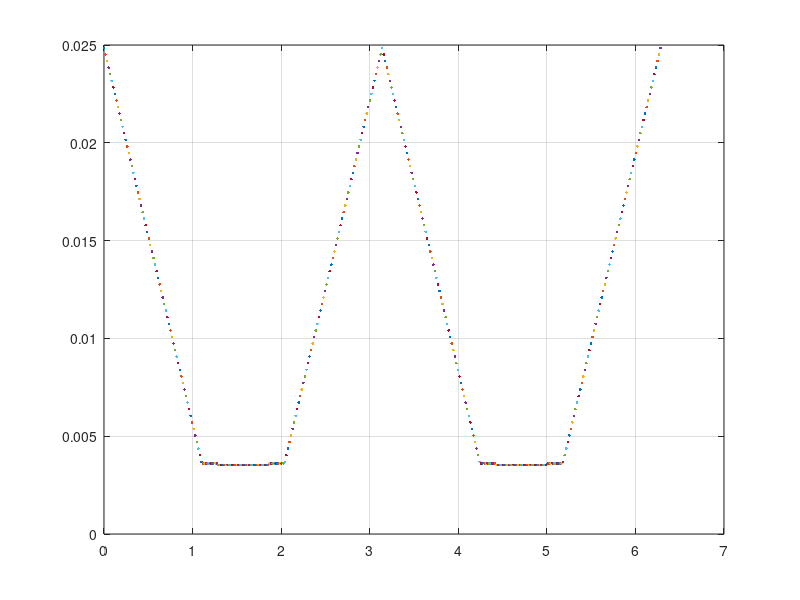
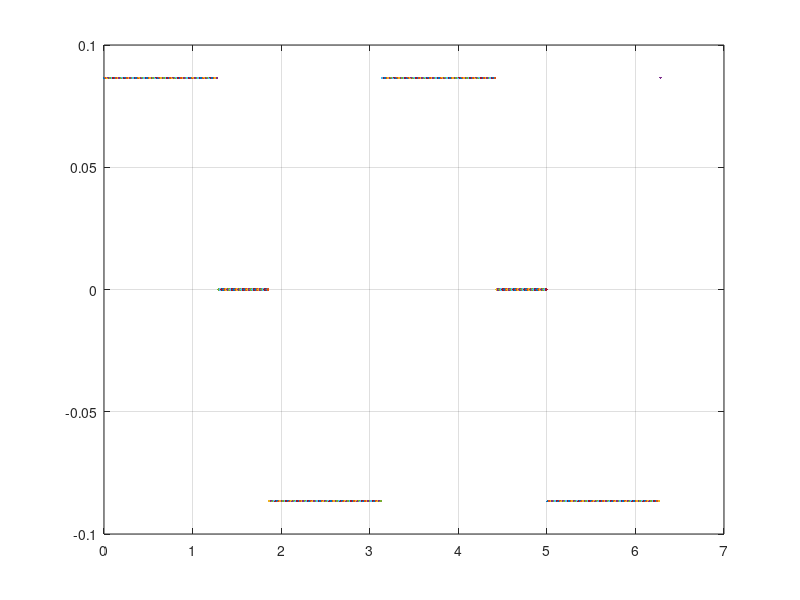

The MATLAB script that drew these images, in order:
close all
clear all
clc

u=4*pi*10^-7
N=250
i=3
h=20*10^-3

for xteta=0:1:360
    teta = mod(xteta,180)
if teta < 74
    r=12*10^-3
    g=0.5*10^-3
    angle = ((74 - teta)*2*pi)/360
    R=(2*g)/(u*h*(r+0.5*g)*angle)
    L=N^2/R   %(N^2*u*h*(r+0.5*g)*angle)/(2*g)  
    T=(u*N^2*i^2*h*(r+0.5*g))/(4*g)
    if L<((N^2*u*h*(11.5*10^-3))/(2*2.5*10^-3))  %Limiting
        L=((N^2*u*h*(11.5*10^-3))/(2*2.5*10^-3)) 
    end
elseif teta >= 74 & teta <=106 
    r=10*10^-3
    g=2.5*10^-3
    angle = ((teta - 74)*2*pi)/360
    R=(2*g)/(u*h*(r+0.5*g))
    L=N^2/R
    T=0;
else
    r=12*10^-3
    g=0.5*10^-3
    angle = ((teta - 106)*2*pi)/360
    R=(2*g)/(u*h*(r+0.5*g)*angle)
    L=N^2/R
    T=-(u*N^2*i^2*h*(r+0.5*g))/(4*g)
    if L<((N^2*u*h*(11.5*10^-3))/(2*2.5*10^-3))  %Limiting
        L=((N^2*u*h*(11.5*10^-3))/(2*2.5*10^-3)) 
    end
end
figure(1)
plot((xteta*2*pi)/360,L,'.')
grid
hold on
figure(2)
plot((xteta*2*pi)/360,T,'.')
grid
hold on
end
